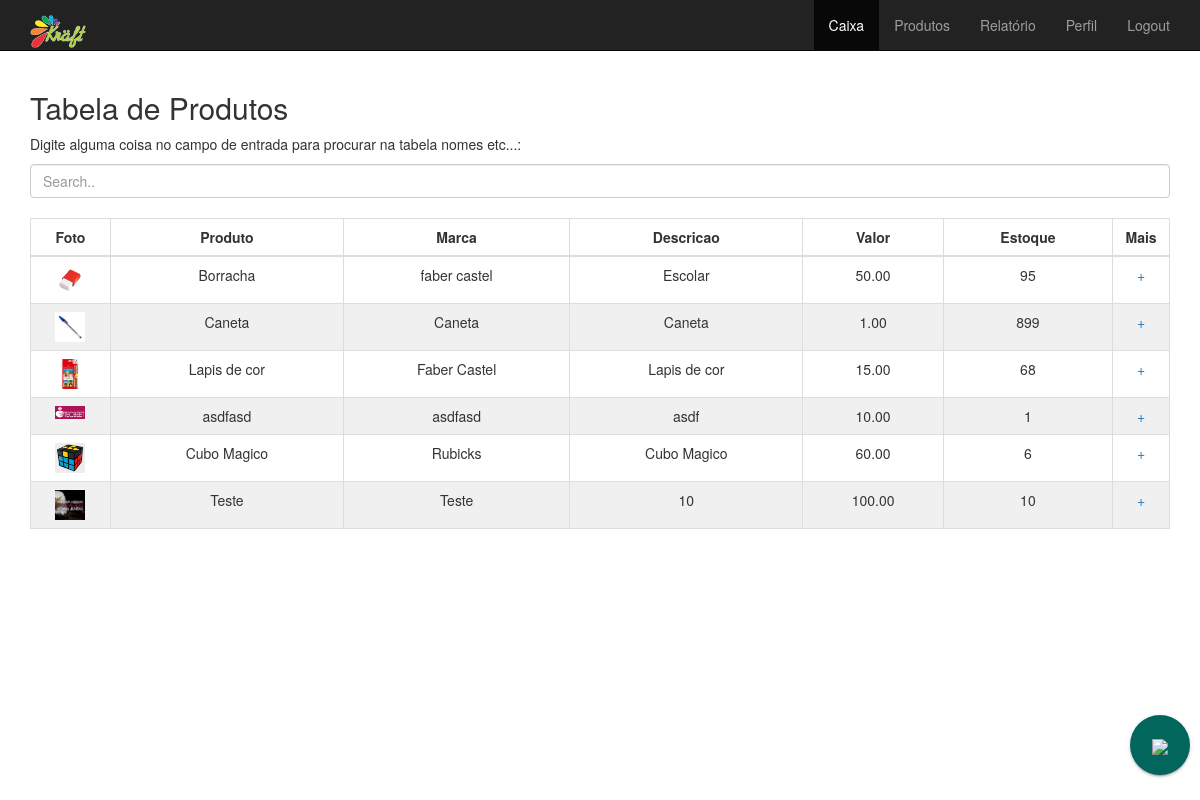
/produtos/, run on the app's committed database.
### appkraft/models.py (models this page shows, shortened)
class Produtos(models.Model):
    codigo_produto = models.IntegerField(unique=True)
    codigo_barras = models.IntegerField(unique=True)
    nome = models.CharField(max_length=150)
    descricao = models.CharField(max_length=150)
    valor = models.DecimalField(max_digits=5, decimal_places=2)
    marca = models.CharField(max_length=150)
    estoque_atual = models.IntegerField()
    estoque_minimo = models.IntegerField()
    observacoes = models.TextField(max_length=255, null=True, blank=True)
    create_data = models.DateTimeField(
        default=timezone.now, blank=True, null=True
    )
    foto = models.ImageField(upload_to='appkraft', blank=True, null=True)
    empresa = models.ForeignKey(Pessoa, on_delete=models.CASCADE)
    custo = models.DecimalField(max_digits=5, decimal_places=2)
    ganho = models.DecimalField(max_digits=5, decimal_places=2) #ganho em porcentagem

### appkraft/views.py (the view)
# urls.py: path('produtos/', ProdutosListView.as_view(), name='appkraft-list'),
class ProdutosListView(ListView):
    template_name = 'appkraft/appkraft_list.html'
    queryset = Produtos.objects.all()

### appkraft/templates/appkraft/appkraft_list.html (shortened to what this page needs)
{% extends 'appkraft/base.html' %}
{% load staticfiles %}
{% block content %}
    <div class="container">
            <h2>Tabela de Produtos</h2>
            <p>Digite alguma coisa no campo de entrada para procurar na tabela nomes etc...:</p>
            <input class="form-control" id="myInput" type="text" placeholder="Search..">
            <br>
            <table class="table table-bordered">
              <thead>
                <tr>
                  <th class="t4">Foto</th>
                  <th>Produto</th>
                  <th>Marca</th>
                  <th>Descricao</th>
                  <th>Valor</th>
                  <th>Estoque</th>
                  <th class="t5">Mais</th>
                </tr>
              </thead>
              <tbody id="myTable">
                {% for produto in object_list %}
                    <tr>
                        {% if produto.foto %}
                          <td align="center"><img src="{{produto.foto.url}}" class="img-responsive" width="30"></td>
                        {% else %}
                          <td>----</td>
                        {% endif %}
                        <td>{{ produto.nome }}</td>
                        <td>{{ produto.marca }}</td>
                        <td>{{ produto.descricao }}</td>
                        <td>{{ produto.valor }}</td>
                        <td>{{ produto.estoque_atual }}</td>
                        <td><a href="#" data-toggle="modal" data-target="#exampleModal"
                          data-whateverimagem="{{produto.foto.url}}"
                          data-whateverdetalhes="Nome: {{ produto.nome }}&#013;Código Produto: {{ produto.codigo_produto }}&#013;Código Barras: {{ produto.codigo_barras }}&#013;Descrição: {{ produto.descricao }}&#013;Valor: {{ produto.valor }}&#013;Marca: {{ produto.marca }}&#013;Estoque Atual: {{ produto.estoque_atual }}&#013;Estoque Minimo: {{ produto.estoque_minimo }}&#013;Observações: {{ produto.observacoes }}&#013;Data: {{ produto.create_data }}&#013;
                          "
                          >+</a></td>
                    </tr>
                {% endfor %}
              </tbody>
            </table>
        </div>
           <div id="div2" class="zoom">
                <a class="zoom-fab zoom-btn-large" id="zoomBtn" href="/create">
                <img src="https://img.icons8.com/android/24/ffffff/plus.png" width="30"></a>
                <ul class="zoom-menu">
              </ul>
        </div>
{% endblock %}

### appkraft/static/css/appkraft.css (style rules this page uses)
.zoom { animation-name: example1; animation-duration: 1s; animation-iteration-count: 1; animation-timing-function: ease; position: fixed; bottom: 15px; right: 10px; height: 70px; z-index: 100; }
.zoom-fab { display: inline-block; width: 40px; height: 40px; line-height: 40px; border-radius: 50%; background-color: #02665c; vertical-align: middle; text-decoration: none; text-align: center; transition: 0.2s ease-out; box-shadow: 0 2px 2px 0 rgba(0, 0, 0, 0.14), 0 1px 5px 0 rgba(0, 0, 0, 0.12), 0 3px 1px -2px rgba(0, 0, 0, 0.2); cursor: pointer; color: #FFF; }
.zoom-btn-large { width: 60px; height: 60px; line-height: 60px; }
.zoom-menu { position: absolute; right: 70px; left: auto; top: 50%; transform: translateY(-50%); height: 100%; width: 500px; list-style: none; text-align: right; }
tr:nth-child(even) { background-color: #f0f0f0; }
tr, th { text-align: center; }
.t4 { width: 7%; }
.t5 { width: 5%; }

### data on the page
Produtos: foto (picture), nome "Borracha", marca "faber castel", descricao "Escolar", valor "50.00", estoque_atual "95"
Produtos: foto (picture), nome "Caneta", marca "Caneta", descricao "Caneta", valor "1.00", estoque_atual "899"
Produtos: foto (picture), nome "Lapis de cor", marca "Faber Castel", descricao "Lapis de cor", valor "15.00", estoque_atual "68"
Produtos: foto (picture), nome "asdfasd", marca "asdfasd", descricao "asdf", valor "10.00", estoque_atual "1"
Produtos: foto (picture), nome "Cubo Magico", marca "Rubicks", descricao "Cubo Magico", valor "60.00", estoque_atual "6"
Produtos: foto (picture), nome "Teste", marca "Teste", descricao "10", valor "100.00", estoque_atual "10"
